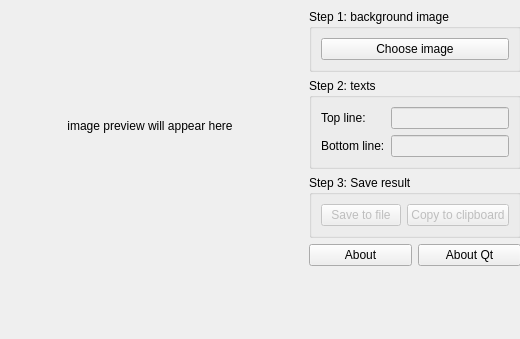
<?xml version="1.0" encoding="UTF-8"?>
<ui version="4.0">
 <class>MainWindow</class>
 <widget class="QMainWindow" name="MainWindow">
  <property name="geometry">
   <rect>
    <x>0</x>
    <y>0</y>
    <width>520</width>
    <height>339</height>
   </rect>
  </property>
  <property name="sizePolicy">
   <sizepolicy hsizetype="Preferred" vsizetype="Preferred">
    <horstretch>0</horstretch>
    <verstretch>0</verstretch>
   </sizepolicy>
  </property>
  <property name="windowTitle">
   <string>Meme generator</string>
  </property>
  <widget class="QWidget" name="centralwidget">
   <widget class="QLabel" name="imgLabel">
    <property name="geometry">
     <rect>
      <x>0</x>
      <y>0</y>
      <width>300</width>
      <height>251</height>
     </rect>
    </property>
    <property name="sizePolicy">
     <sizepolicy hsizetype="Preferred" vsizetype="Preferred">
      <horstretch>0</horstretch>
      <verstretch>0</verstretch>
     </sizepolicy>
    </property>
    <property name="text">
     <string>image preview will appear here</string>
    </property>
    <property name="alignment">
     <set>Qt::AlignCenter</set>
    </property>
   </widget>
   <widget class="QFrame" name="frame">
    <property name="geometry">
     <rect>
      <x>300</x>
      <y>0</y>
      <width>222</width>
      <height>277</height>
     </rect>
    </property>
    <layout class="QVBoxLayout" name="verticalLayout">
     <property name="sizeConstraint">
      <enum>QLayout::SetFixedSize</enum>
     </property>
     <item>
      <widget class="QGroupBox" name="groupBox">
       <property name="sizePolicy">
        <sizepolicy hsizetype="Minimum" vsizetype="Fixed">
         <horstretch>0</horstretch>
         <verstretch>0</verstretch>
        </sizepolicy>
       </property>
       <property name="title">
        <string>Step 1: background image</string>
       </property>
       <layout class="QHBoxLayout" name="horizontalLayout_2">
        <item>
         <widget class="QPushButton" name="imageLoadButton">
          <property name="text">
           <string>Choose image</string>
          </property>
         </widget>
        </item>
       </layout>
      </widget>
     </item>
     <item>
      <widget class="QGroupBox" name="groupBox_2">
       <property name="sizePolicy">
        <sizepolicy hsizetype="Minimum" vsizetype="Fixed">
         <horstretch>0</horstretch>
         <verstretch>0</verstretch>
        </sizepolicy>
       </property>
       <property name="title">
        <string>Step 2: texts</string>
       </property>
       <layout class="QGridLayout" name="gridLayout">
        <item row="0" column="0">
         <widget class="QLabel" name="topLineLabel">
          <property name="text">
           <string>Top line:</string>
          </property>
         </widget>
        </item>
        <item row="0" column="1">
         <widget class="QLineEdit" name="topEdit">
          <property name="enabled">
           <bool>false</bool>
          </property>
         </widget>
        </item>
        <item row="1" column="0">
         <widget class="QLabel" name="bottomLineLabel">
          <property name="text">
           <string>Bottom line:</string>
          </property>
         </widget>
        </item>
        <item row="1" column="1">
         <widget class="QLineEdit" name="bottomEdit">
          <property name="enabled">
           <bool>false</bool>
          </property>
         </widget>
        </item>
       </layout>
      </widget>
     </item>
     <item>
      <widget class="QGroupBox" name="groupBox_3">
       <property name="sizePolicy">
        <sizepolicy hsizetype="Minimum" vsizetype="Fixed">
         <horstretch>0</horstretch>
         <verstretch>0</verstretch>
        </sizepolicy>
       </property>
       <property name="title">
        <string>Step 3: Save result</string>
       </property>
       <layout class="QHBoxLayout" name="horizontalLayout">
        <item>
         <widget class="QPushButton" name="saveButton">
          <property name="enabled">
           <bool>false</bool>
          </property>
          <property name="text">
           <string>Save to file</string>
          </property>
         </widget>
        </item>
        <item>
         <widget class="QPushButton" name="clipboardButton">
          <property name="enabled">
           <bool>false</bool>
          </property>
          <property name="text">
           <string>Copy to clipboard</string>
          </property>
         </widget>
        </item>
       </layout>
      </widget>
     </item>
     <item>
      <layout class="QHBoxLayout" name="horizontalLayout_3">
       <property name="sizeConstraint">
        <enum>QLayout::SetFixedSize</enum>
       </property>
       <item>
        <widget class="QPushButton" name="aboutButton">
         <property name="text">
          <string>About</string>
         </property>
        </widget>
       </item>
       <item>
        <widget class="QPushButton" name="aboutQtButton">
         <property name="text">
          <string>About Qt</string>
         </property>
        </widget>
       </item>
      </layout>
     </item>
    </layout>
   </widget>
  </widget>
 </widget>
 <tabstops>
  <tabstop>imageLoadButton</tabstop>
  <tabstop>topEdit</tabstop>
  <tabstop>bottomEdit</tabstop>
  <tabstop>saveButton</tabstop>
  <tabstop>clipboardButton</tabstop>
  <tabstop>aboutButton</tabstop>
  <tabstop>aboutQtButton</tabstop>
 </tabstops>
 <resources/>
 <connections/>
</ui>
